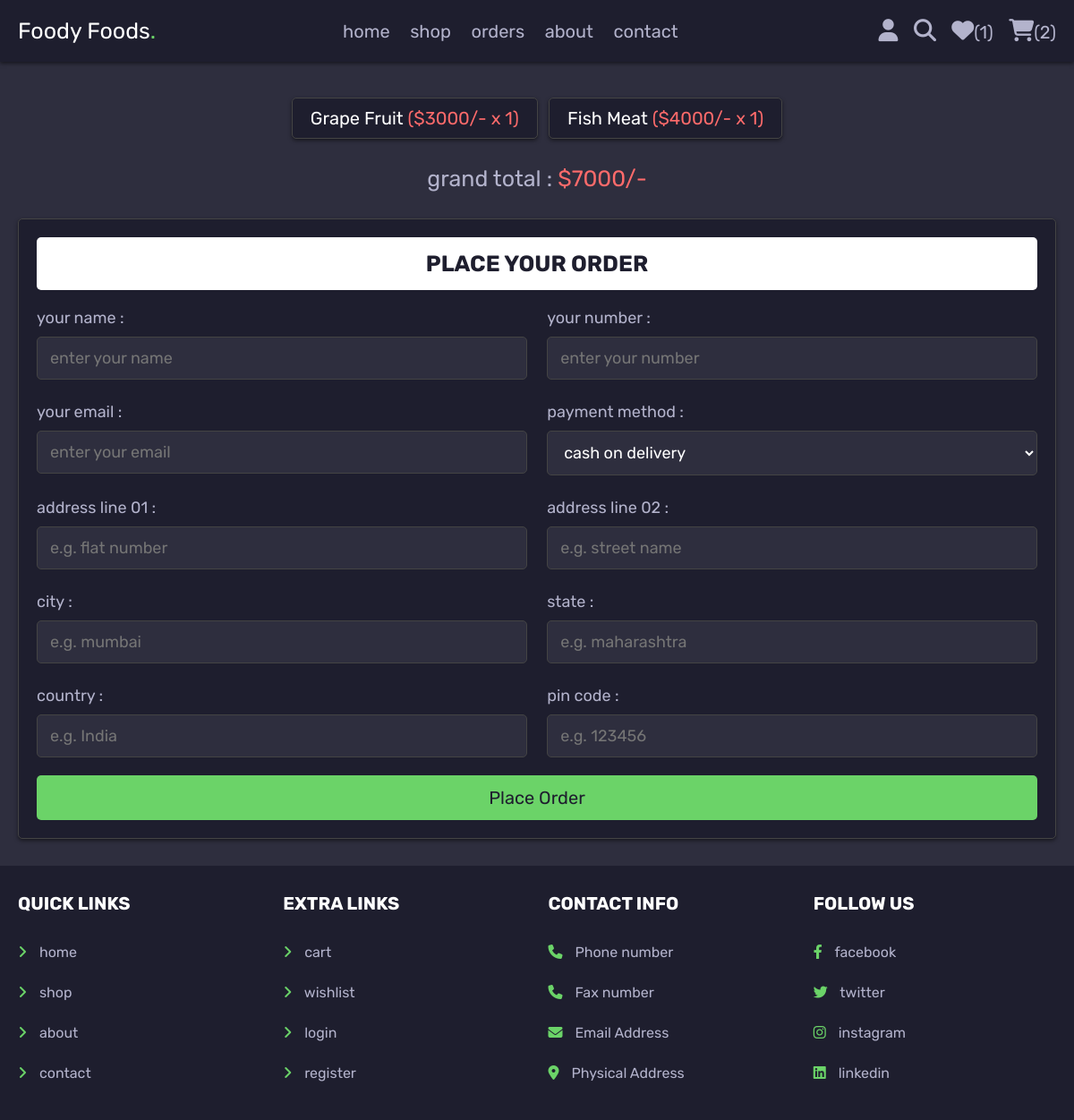
Page /checkout.php (signed in) on the committed database.
### tables this page shows
CREATE TABLE `cart` (
  `id` int(100) NOT NULL,
  `user_id` int(100) NOT NULL,
  `pid` int(100) NOT NULL,
  `name` varchar(100) NOT NULL,
  `price` int(100) NOT NULL,
  `quantity` int(100) NOT NULL,
  `image` varchar(100) NOT NULL
);

### checkout.php (the view, shortened to what this page needs)
<?php
@include 'config.php';
$user_id = $_SESSION['user_id'];
?>
<!DOCTYPE html>
<html lang="en">
<head>
   <link rel="stylesheet" href="https://cdnjs.cloudflare.com/ajax/libs/font-awesome/6.1.1/css/all.min.css">
   <link rel="stylesheet" href="css/style.css">
</head>
<body>
<?php include 'header.php'; ?>
<section class="display-orders">
   <?php
      $cart_grand_total = 0;
      $select_cart_items = $conn->prepare("SELECT * FROM `cart` WHERE user_id = ?");
      $select_cart_items->execute([$user_id]);
      if($select_cart_items->rowCount() > 0){
         while($fetch_cart_items = $select_cart_items->fetch(PDO::FETCH_ASSOC)){
            $cart_total_price = ($fetch_cart_items['price'] * $fetch_cart_items['quantity']);
            $cart_grand_total += $cart_total_price;
   ?>
   <p> <?= $fetch_cart_items['name']; ?> <span>(<?= '$'.$fetch_cart_items['price'].'/- x '. $fetch_cart_items['quantity']; ?>)</span> </p>
   <?php
    }
   }else{
      echo '<p class="empty">your cart is empty!</p>';
   }
   ?>
   <div class="grand-total">grand total : <span>$<?= $cart_grand_total; ?>/-</span></div>
</section>
<section class="checkout-orders">
   <form action="" method="POST">
      <h3>place your order</h3>
      <div class="flex">
         <div class="inputBox">
            <span>your name :</span>
            <input type="text" name="name" placeholder="enter your name" class="box" required>
         </div>
         <div class="inputBox">
            <span>your number :</span>
            <input type="number" name="number" placeholder="enter your number" class="box" required>
         </div>
         <div class="inputBox">
            <span>your email :</span>
            <input type="email" name="email" placeholder="enter your email" class="box" required>
         </div>
         <div class="inputBox">
            <span>payment method :</span>
            <select name="method" class="box" required>
               <option value="cash on delivery">cash on delivery</option>
            </select>
         </div>
         <div class="inputBox">
            <span>address line 01 :</span>
            <input type="text" name="flat" placeholder="e.g. flat number" class="box" required>
         </div>
         <div class="inputBox">
            <span>address line 02 :</span>
            <input type="text" name="street" placeholder="e.g. street name" class="box" required>
         </div>
         <div class="inputBox">
            <span>city :</span>
            <input type="text" name="city" placeholder="e.g. mumbai" class="box" required>
         </div>
         <div class="inputBox">
            <span>state :</span>
            <input type="text" name="state" placeholder="e.g. maharashtra" class="box" required>
         </div>
         <div class="inputBox">
            <span>country :</span>
            <input type="text" name="country" placeholder="e.g. India" class="box" required>
         </div>
         <div class="inputBox">
            <span>pin code :</span>
            <input type="number" min="0" name="pin_code" placeholder="e.g. 123456" class="box" required>
         </div>
      </div>
      <input type="submit" name="order" class="btn <?= ($cart_grand_total > 1)?'':'disabled'; ?>" value="place order">
   </form>
</section>
<?php include 'footer.php'; ?>
</body>
</html>

### css/style.css (style rules this page uses)
:root { --white: #1e1e2e; --light-bg: #2e2e3e; --light-color: #b3b3cc; --black: #ffffff; --green: #6bd368; --red: #ff6b6b; --border: 1px solid #444; --box-shadow: 0 2px 4px rgba(0, 0, 0, 0.5); }
.display-orders { text-align: center; padding-bottom: 0; }
.display-orders p { display: inline-block; padding:1rem 2rem; margin:1rem .5rem; font-size: 2rem; text-align: center; border:var(--border); background-color: var(--white); box-shadow: var(--box-shadow); border-radius: .5rem; }
.display-orders p span { color:var(--red); }
.display-orders .grand-total { margin-top: 2rem; font-size: 2.5rem; color:var(--light-color); }
.display-orders .grand-total span { color:var(--red); }
.checkout-orders form { padding:2rem; border:var(--border); background-color: var(--white); box-shadow: var(--box-shadow); border-radius: .5rem; }
.checkout-orders form h3 { border-radius: .5rem; background-color: var(--black); color:var(--white); padding:1.5rem 1rem; text-align: center; text-transform: uppercase; margin-bottom: 2rem; font-size: 2.5rem; }
.checkout-orders form .flex { display: flex; flex-wrap: wrap; gap:1.5rem; justify-content: space-between; }
.checkout-orders form .flex .inputBox { width: 49%; }
.checkout-orders form .flex .inputBox .box { width: 100%; border:var(--border); border-radius: .5rem; font-size: 1.8rem; color:var(--black); padding:1.2rem 1.4rem; margin:1rem 0; background-color: var(--light-bg); }
.checkout-orders form .flex .inputBox span { font-size: 1.8rem; color:var(--light-color); }

### css/components.css (style rules this page uses)
:root { --green:#27ae60; --orange:#f39c12; --red:#e74c3c; --black:#ffffff; --light-color:#2d2d2d; --white:#232323; --light-bg:#272727; --border:.2rem solid var(--black); --box-shadow:0 .5rem 1rem rgba(0,0,0,.1); }
* { font-family: 'Rubik', sans-serif; margin:0; padding:0; box-sizing: border-box; outline: none; border:none; text-decoration: none; color:var(--black); }
body { background-color: var(--light-bg); }
html { font-size: 62.5%; overflow-x: hidden; scroll-behavior: smooth; scroll-padding-top: 6.5rem; }
section { padding:3rem 2rem; max-width: 1200px; margin:0 auto; }
.btn, .delete-btn, .option-btn { display: block; width: 100%; margin-top: 1rem; border-radius: .5rem; color:var(--white); font-size: 2rem; padding:1.3rem 3rem; text-transform: capitalize; cursor: pointer; text-align: center; }
.btn { background-color: var(--green); }

### rows in the picture
cart: name "Grape Fruit", price "3000", quantity "1"
cart: name "Fish Meat", price "4000", quantity "1"

### other values in the picture
$count_wishlist_items->rowCount() "1"
$count_cart_items->rowCount() "2"
$cart_grand_total "7000"
